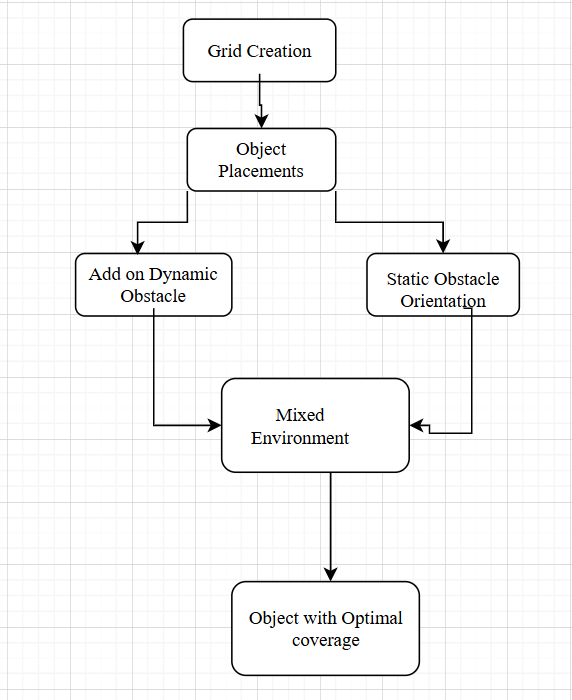
#> input picture images/Screenshot (50).png, 572 x 700 px; its folder holds 2 pictures in this run
$ python main.py
#> lines starting #> are read from the running program, lines starting #| are printed output that depends on the picture
import os
from PIL import Image

# Input and output folder paths
input_folder = "images"
output_folder = "resized"

# Resize dimensions
resize_width = 200
resize_height = 200

# Create output folder if it doesn't exist
os.makedirs(output_folder, exist_ok=True)

# Process each image in the input folder
for filename in os.listdir(input_folder):
    if filename.lower().endswith((".png", ".jpg", ".jpeg", ".bmp", ".gif")):
        input_path = os.path.join(input_folder, filename)
        output_path = os.path.join(output_folder, filename)

        # Open, resize, and save the image
        with Image.open(input_path) as img:
#> img is the input picture: PIL image 572x700 RGBA; mean R, G, B, A 247.2, 247.2, 247.2, 255
            resized_img = img.resize((resize_width, resize_height))
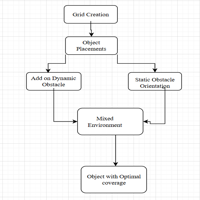
#> resized_img: PIL image 200x200 RGBA; mean R, G, B, A 246.8, 246.8, 246.8, 255
            resized_img.save(output_path)

        print(f"Resized and saved: {output_path}")
#> pass 2 of the loop `for filename in os.listdir(input_folder):`:
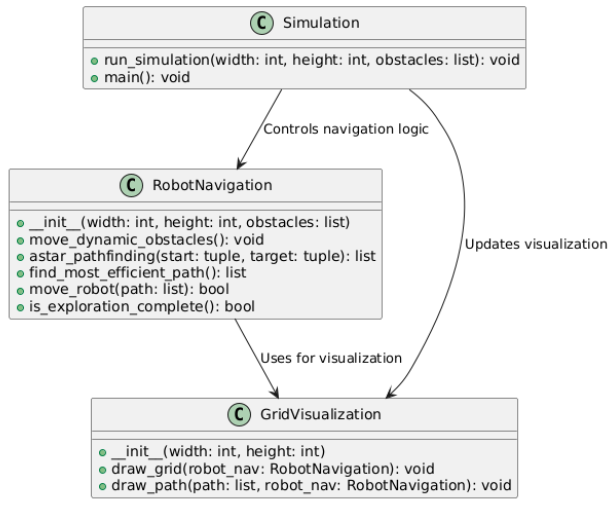
#> input picture images/architecture diagram.png, 610 x 506 px
#> img is the input picture: PIL image 610x506 RGBA; mean R, G, B, A 237.4, 237.6, 237.5, 255
#> `resized_img = img.resize((resize_width, resize_height))`:
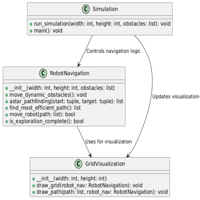
#> resized_img: PIL image 200x200 RGBA; mean R, G, B, A 237.3, 237.5, 237.4, 255
